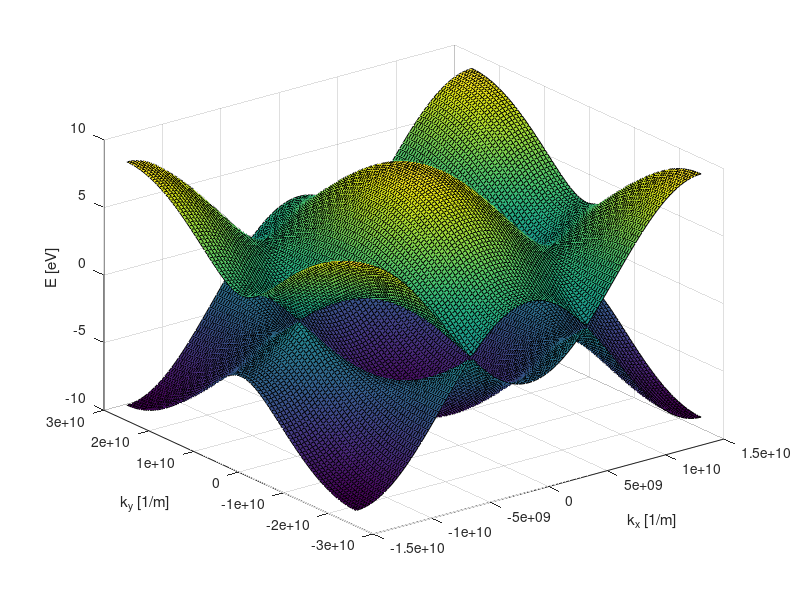

The MATLAB script that drew this image:
%graphene band structure using the tight-binding method

a_cc = 1.42e-10; %[m]
eps = 0; %[eV]
t = -3; %[eV]
a = (3/2)*a_cc; %[m]
b = ((3^(1/2))/2)*a_cc; %[m}

a1 = [a;b];
a2 = [a;-b];

l = 101;
k_x = linspace(-pi/a, pi/a, l);
k_y = linspace(-pi/b, pi/b, l);

[k_X,k_Y] = meshgrid(k_x,k_y);

E1 = [];
E2 = [];

for ii=1:l
    for jj = 1:l
        h = [eps,0;0,eps];
        k = [k_x(ii);k_y(jj)];
        h_0 = t*(1+exp(i*dot(k,a1))+exp(i*dot(k,a2)));
        h(1,2) =  h_0';
        h(2,1) = h_0;
        [V,D] = eig(h);
        d = diag(D);
        E1(ii,jj) = d(1);
        E2(ii,jj) = d(2);
    end
end

surf(k_X,k_Y,E1);
hold on;
surf(k_X,k_Y,E2);
xlabel('k_{x} [1/m]');
ylabel('k_{y} [1/m]');
zlabel('E [eV]');
